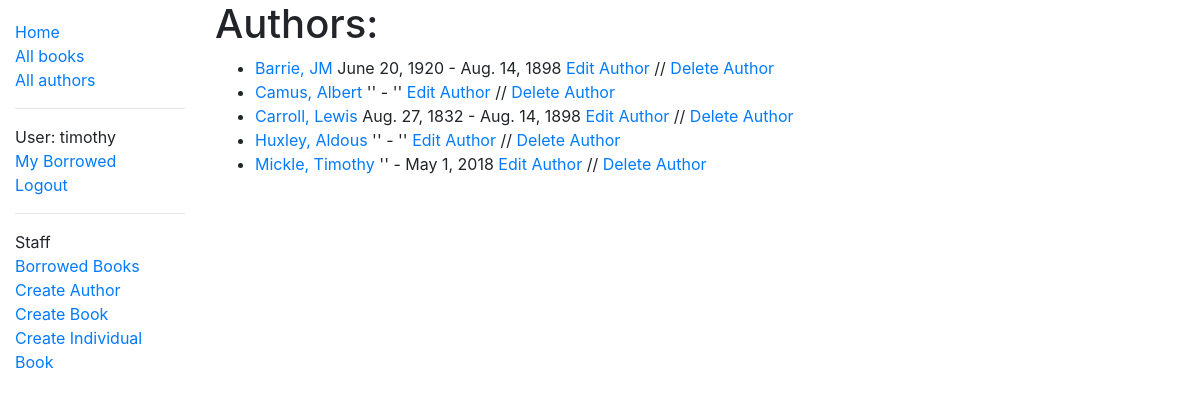
The app's page /catalog/authors/ (signed in) with its own data.
### catalog/models.py (models this page shows, shortened)
class Author(models.Model):
    first_name = models.CharField(max_length=100)
    last_name = models.CharField(max_length=100)
    date_of_birth = models.DateField(null=True, blank=True)
    date_of_death = models.DateField('died', null=True, blank=True)
    class Meta:
        ordering = ['last_name', 'first_name']
        permissions = (("can_edit", "Can CRUD Authors"),)
    def get_absolute_url(self):
        return reverse('author-detail', args=[str(self.id)])

### catalog/views.py (the view)
# urls.py: path('authors/', views.AuthorListView.as_view(), name='authors'),
class AuthorListView(generic.ListView):
    model = Author
    paginate_by = 10

### catalog/templates/catalog/author_list.html
{% extends "base_generic.html" %}
{% block content %}
  <h1>Authors:</h1>
  {% if author_list %}
  <ul>
    {% for author in author_list %}
      <li>
        <a href="{{ author.get_absolute_url }}">{{ author.last_name  }}, {{author.first_name}}</a> {% if author.date_of_birth %}
        {{ author.date_of_birth}}
        {% else %}
        ''
        {% endif %}
        -
        {% if author.date_of_death %}
        {{ author.date_of_death}}
        {% else %}
        ''
        {% endif %}
        {% if perms.catalog.can_edit %}
          <a href="{% url 'author_update' author.pk %}"> Edit Author</a>
          //
          <a href="{% url 'author_delete' author.pk %}"> Delete Author</a>
        {% endif%}
      </li>
    {% endfor %}
  </ul>
  {% else %}
    <p>There are no authors in the library's logs.</p>
  {% endif %}
{% endblock %}

### catalog/templates/base_generic.html (shortened to what this page needs)
<!DOCTYPE html>
<html lang="en">
<head>
    <link rel="stylesheet" href="https://stackpath.bootstrapcdn.com/bootstrap/4.1.3/css/bootstrap.min.css"
>
    {% load static %}
    <link rel="stylesheet" href="{% static 'css/styles.css' %}">
</head>
<body>
    <div class="container-fluid">
        <div class="row">
            <div class="col-sm-2">
                {% block sidebar %}
                <ul class="sidebar-nav">
                    <li><a href="{% url 'index' %}">Home</a></li>
                    <li><a href= "{% url 'books' %}">All books</a></li>
                    <li><a href="{% url 'authors' %}">All authors</a></li>
                    <hr>
                    {% if user.is_authenticated %}
     <li>User: {{ user.get_username }}</li>
     <li><a href="{% url 'my-borrowed' %}">My Borrowed</a></li>
     <li><a href="{% url 'logout'%}?next={{request.path}}">Logout</a></li>
   {% else %}
     <li><a href="{% url 'login'%}?next={{request.path}}">Login</a></li>
   {% endif %}
          <hr>
   {% if perms.catalog.can_mark_returned %}
    <li> Staff</li>
    <li><a href="{% url 'borrowed-books' %}">Borrowed Books</a></li>
    <li><a href="{% url 'author_create' %}">Create Author</a></li>
    <li><a href="{% url 'book_create' %}">Create Book</a></li>
    <li><a href="{% url 'bookInst_create' %}">Create Individual Book</a></li>
   {% endif %}
                </ul>
                {% endblock %}
            </div>
            <div class="col-sm-10 ">{% block content %}{% endblock %}
            </div>
        </div>
    </div>
</body>
</html>

### catalog/static/css/styles.css (style rules this page uses)
.sidebar-nav { margin-top: 20px; padding: 0; list-style: none; }

### records on screen
Author: last_name "Barrie", first_name "JM", date_of_birth "June 20, 1920", date_of_death "Aug. 14, 1898"
Author: last_name "Camus", first_name "Albert"
Author: last_name "Carroll", first_name "Lewis", date_of_birth "Aug. 27, 1832", date_of_death "Aug. 14, 1898"
Author: last_name "Huxley", first_name "Aldous"
Author: last_name "Mickle", first_name "Timothy", date_of_death "May 1, 2018"

### other values on screen
{{ user.get_username }} "timothy"
